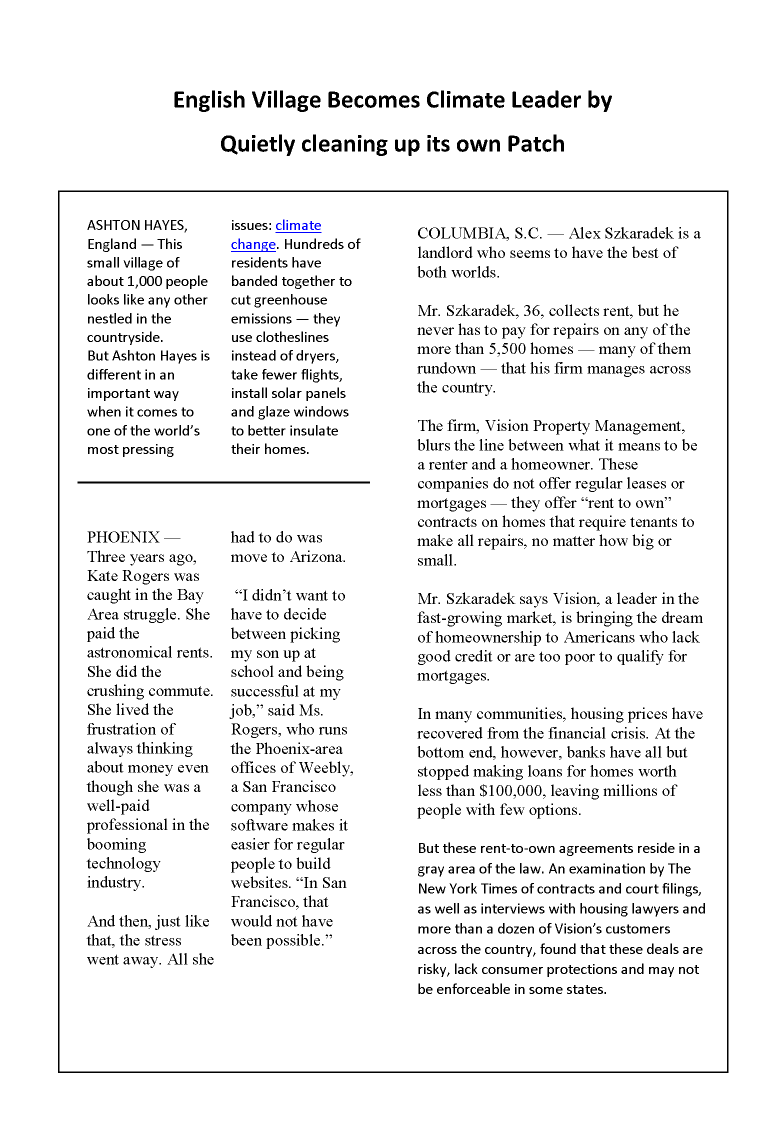
#> input picture Extracting Text Areas From Image/im.png, 1557 x 2272 px (shown at 1/2 size)
$ python main.py   (Python 2 division)   (older library calls are emulated)
#> lines starting #> are read from the running program, lines starting #| are printed output that depends on the picture; after the words box and inside, x2 and y2 are one past the last pixel; in counts of white or black regions, pixels touching at a corner belong together
import cv2
import numpy as np;

im = cv2.imread("im.png")
#> im is the input picture: shape (2272, 1557, 3); mean B, G, R 239.5, 239.4, 239.4

im_gray=cv2.cvtColor(im,cv2.COLOR_BGR2GRAY)
ret,thresh = cv2.threshold(im_gray,127,255,cv2.THRESH_BINARY_INV)
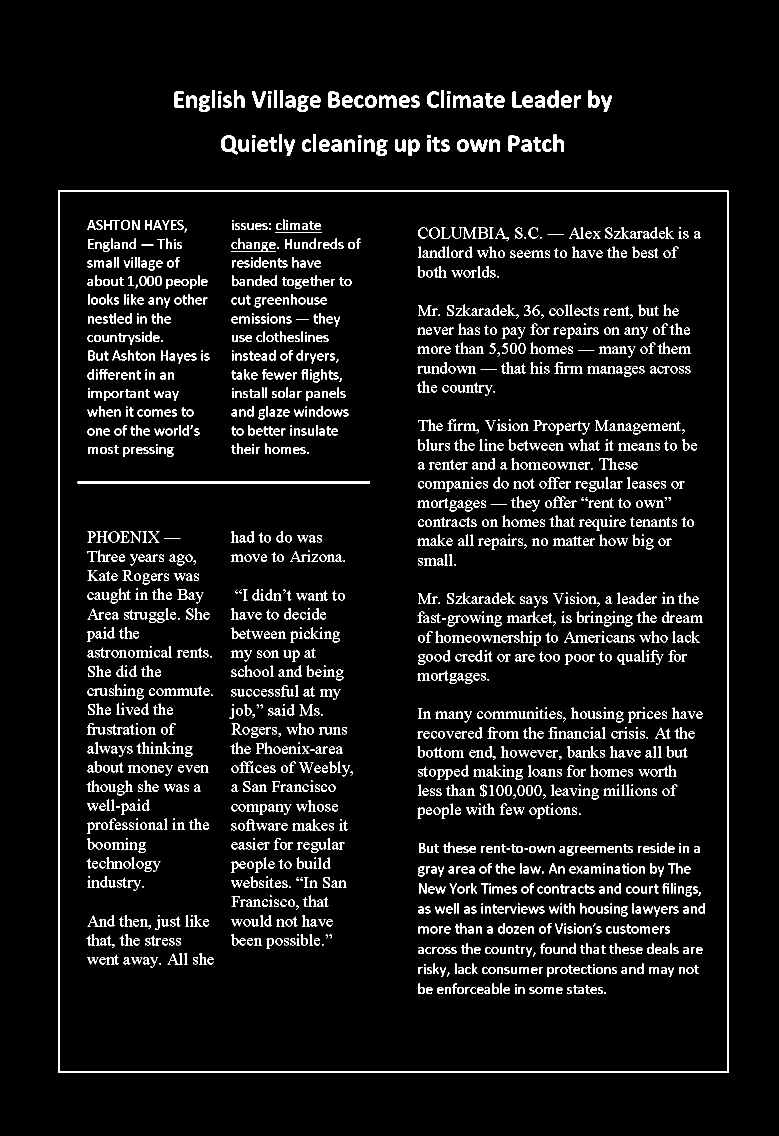
#> thresh: shape (2272, 1557) (shown at 1/2 size); 6.1% white; 2151 white regions (178 under 20 px), largest, box (x1, y1, x2, y2) and area: (116, 381, 1457, 2146) 18600, (155, 963, 740, 967) 2340, (442, 271, 475, 309) 566

edges = cv2.Canny(im_gray,50,150,apertureSize = 3)
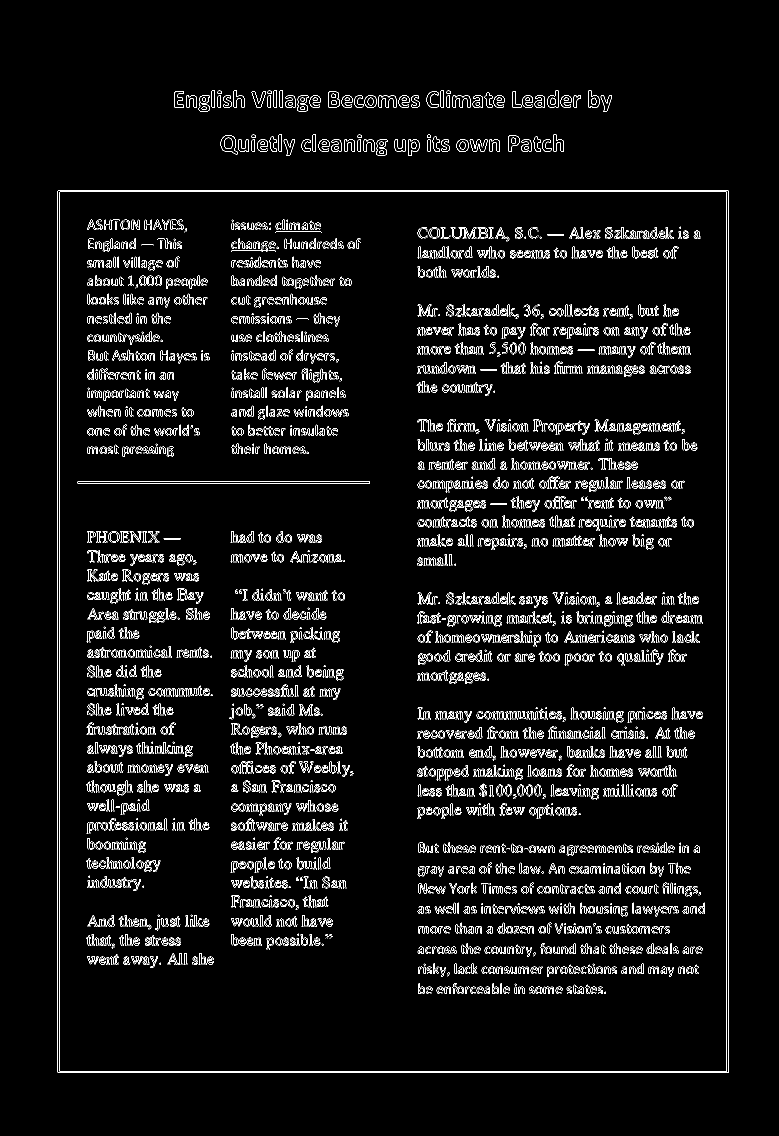
#> edges: shape (2272, 1557) (shown at 1/2 size); 4.5% white in thin lines or dots, all inside (x1, y1, x2, y2) = (115, 180, 1457, 2146)
minLineLength = 100
maxLineGap = 100
lines = cv2.HoughLinesP(edges,1,np.pi/180,100,minLineLength,maxLineGap)
#> lines = [[115, 2144, 115, 382], [1456, 2145, 1456, 381], [118, 2141, 118, 385], [1453, 2142, 1453, 384], [116, 2145, 1455, 2145], [117, 380, 1455, 380], [120, 383, 1452, 383], [119, 2142, 1452, 2142], [155, 966, 739, 966], [156, 962, 738, 962]]
for line in lines:
	for x1,y1,x2,y2 in line:
		cv2.line(thresh,(x1,y1),(x2,y2),(0),5)
#> this loop made 10 passes
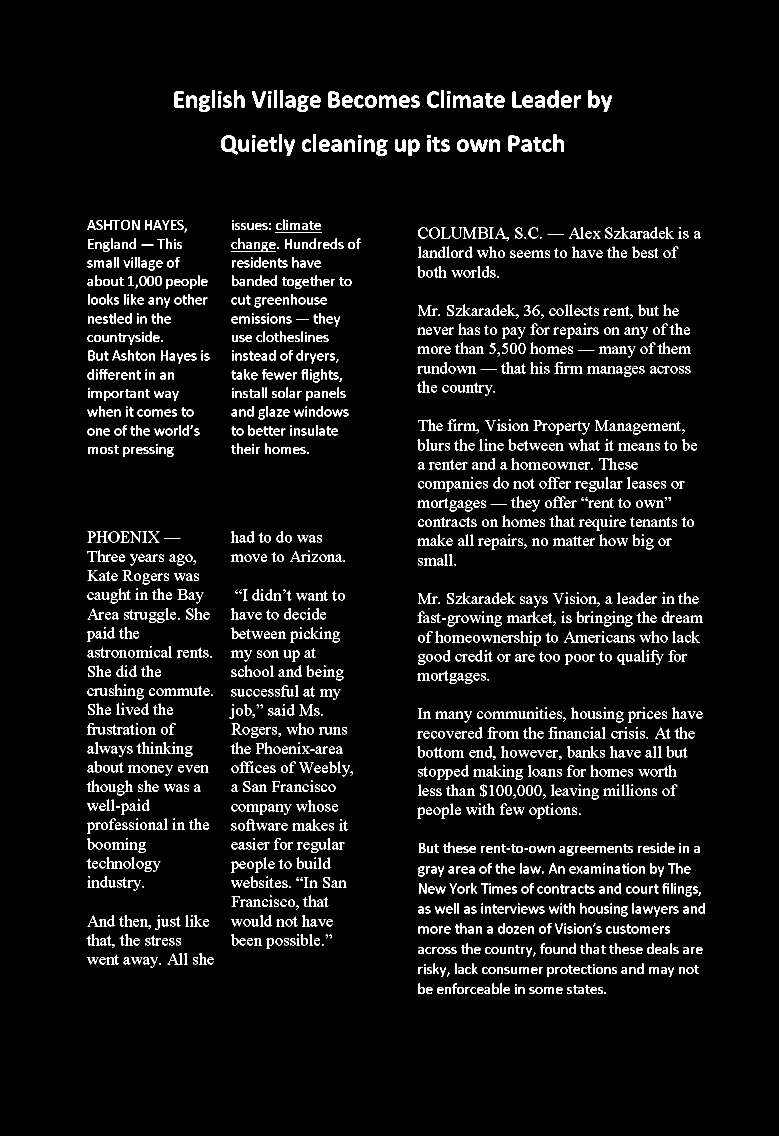
#> thresh: shape (2272, 1557) (shown at 1/2 size); 5.5% white; 2149 white regions (178 under 20 px), largest, box (x1, y1, x2, y2) and area: (442, 271, 475, 309) 566, (657, 183, 680, 215) 517, (758, 191, 793, 215) 500


kernel = np.ones((3,3),np.uint8)

thresh = cv2.dilate(thresh,kernel,iterations = 10)
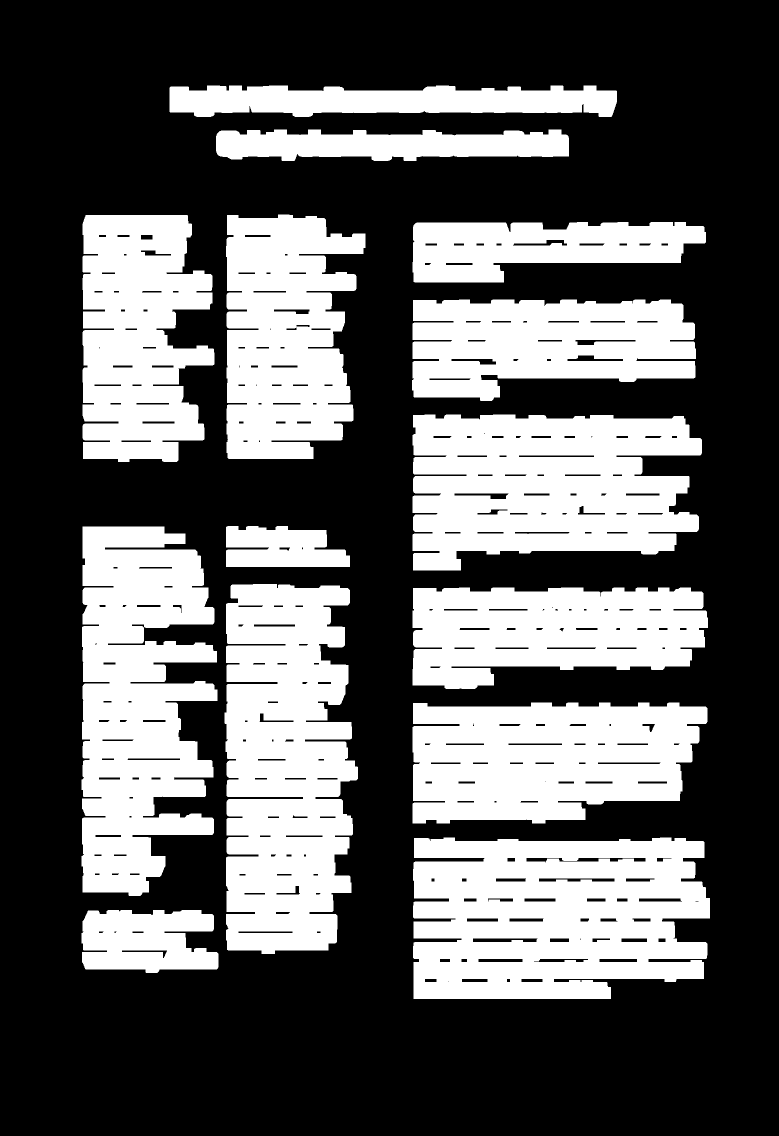
#> thresh: shape (2272, 1557) (shown at 1/2 size); 36.5% white; 14 white regions


_,contours, hierarchy = cv2.findContours(thresh,cv2.RETR_TREE,cv2.CHAIN_APPROX_SIMPLE)
#> contours = 292 contours, 23 with area under 20; largest, box (x1, y1, x2, y2) and area: (826, 1675, 1420, 1998) 168736, (449, 1168, 716, 1908) 163132, (163, 1053, 435, 1792) 147661, (825, 829, 1404, 1141) 144661, (825, 1405, 1415, 1647) 118606
minArea=5000 #nothing
for cnt in contours:
	area=cv2.contourArea(cnt)
	if(area>minArea):
		rect = cv2.minAreaRect(cnt)
    	box = cv2.boxPoints(rect)
    	box = np.int0(box)
    	cv2.drawContours(im,[box],0,(0,0,255),2)
#> this loop made 292 passes
#> (area, rect, box) on passes 1, 6, 43: (27915.5, ((299.5, 1882.5), (125, 273), -90), [[436, 1945], [163, 1945], [163, 1820], [436, 1820]]), (168736, ((1122.5, 1836), (322, 593), -90), [[1419, 1997], [826, 1997], [826, 1675], [1419, 1675]]), (118606, ((1119.5, 1525.5), (241, 589), -90), [[1414, 1646], [825, 1646], [825, 1405], [1414, 1405]])
#> (area, rect) on passes 72, 99, 139, 168, 171, 209: (94230, ((1120, 1276), (202, 590), -90)), (163132, ((582.3, 1537.1), (265.4, 739.3), -0.396)), (147661, ((298.7, 1422), (738.2, 270.5), -89.81)), (16229.5, ((575.5, 1092.5), (81, 247), -90)), (144661, ((1114, 984.5), (311, 578), -90)), (90387.5, ((1107.5, 700), (202, 567), -90))
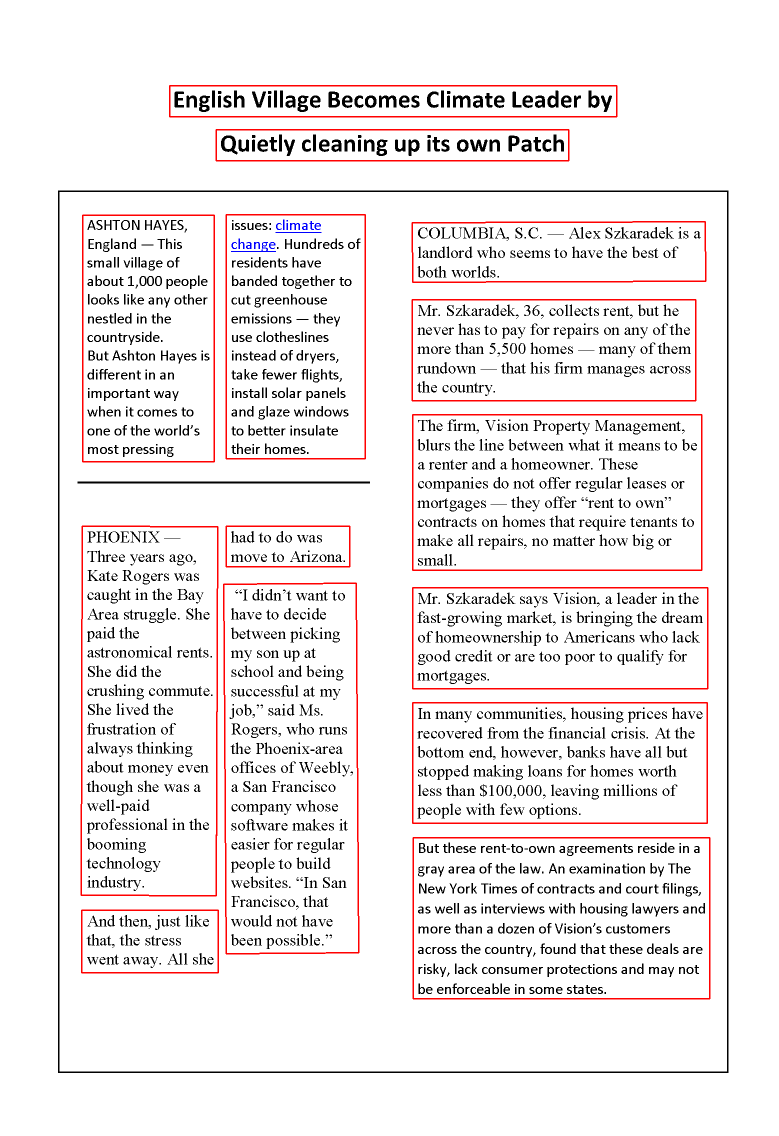
#> im: shape (2272, 1557, 3) (shown at 1/2 size); 1.84% of pixels changed, all inside (x1, y1, x2, y2) = (161, 170, 1421, 1999)

cv2.imshow("thresh", im)
cv2.imwrite('so_result.jpg',im)
cv2.waitKey(0)
